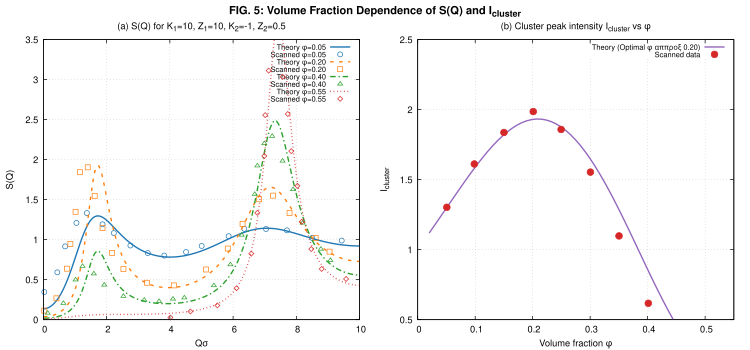

This figure's gnuplot source:
# Gnuplot script for Figure 5 of Liu et al. (2005)
set terminal pdfcairo enhanced color font "Helvetica,10" size 7.5in,3.5in
set output "fig5.pdf"

set multiplot layout 1,2 title "{/:Bold FIG. 5: Volume Fraction Dependence of S(Q) and I_{cluster}}" font "Helvetica,12"

# Panel (a)
set title "(a) S(Q) for K_1=10, Z_1=10, K_2=-1, Z_2=0.5" font "Helvetica,10"
set xlabel "Q{/Symbol s}" font "Helvetica,10"
set ylabel "S(Q)" font "Helvetica,10"
set xrange [0:10]
set yrange [0:3.5]
set grid
set key top right font "Helvetica,8"

plot "Fig5/theory_Fig5a_phi_0.05.dat" u 1:2 w l dt 1 lc rgb "#1f77b4" lw 2 t "Theory {/Symbol f}=0.05", \
     "Fig5/Fig5a_phi_0.05.dat" u 1:2 w p pt 6 ps 0.6 lc rgb "#1f77b4" t "Scanned {/Symbol f}=0.05", \
     "Fig5/theory_Fig5a_phi_0.2.dat" u 1:2 w l dt 2 lc rgb "#ff7f0e" lw 2 t "Theory {/Symbol f}=0.20", \
     "Fig5/Fig5a_phi_0.2.dat" u 1:2 w p pt 4 ps 0.6 lc rgb "#ff7f0e" t "Scanned {/Symbol f}=0.20", \
     "Fig5/theory_Fig5a_phi_0.4.dat" u 1:2 w l dt 4 lc rgb "#2ca02c" lw 2 t "Theory {/Symbol f}=0.40", \
     "Fig5/Fig5a_phi_0.4.dat" u 1:2 w p pt 8 ps 0.6 lc rgb "#2ca02c" t "Scanned {/Symbol f}=0.40", \
     "Fig5/theory_Fig5a_phi_0.55.dat" u 1:2 w l dt 3 lc rgb "#d62728" lw 2 t "Theory {/Symbol f}=0.55", \
     "Fig5/Fig5a_phi_0.55.dat" u 1:2 w p pt 12 ps 0.6 lc rgb "#d62728" t "Scanned {/Symbol f}=0.55"

# Panel (b)
set title "(b) Cluster peak intensity I_{cluster} vs {/Symbol f}" font "Helvetica,10"
set xlabel "Volume fraction {/Symbol f}" font "Helvetica,10"
set ylabel "I_{cluster}" font "Helvetica,10"
set xrange [0:0.55]
set yrange [0.5:2.5]
set grid
set key top right font "Helvetica,8"

plot "Fig5/theory_Fig5b.dat" u 1:2 w l lc rgb "#9467bd" lw 2 t "Theory (Optimal {/Symbol f} {/Symbol \\approx} 0.20)", \
     "Fig5/Fig5b.dat" u 1:2 w p pt 7 ps 0.8 lc rgb "#d62728" t "Scanned data"

unset multiplot
